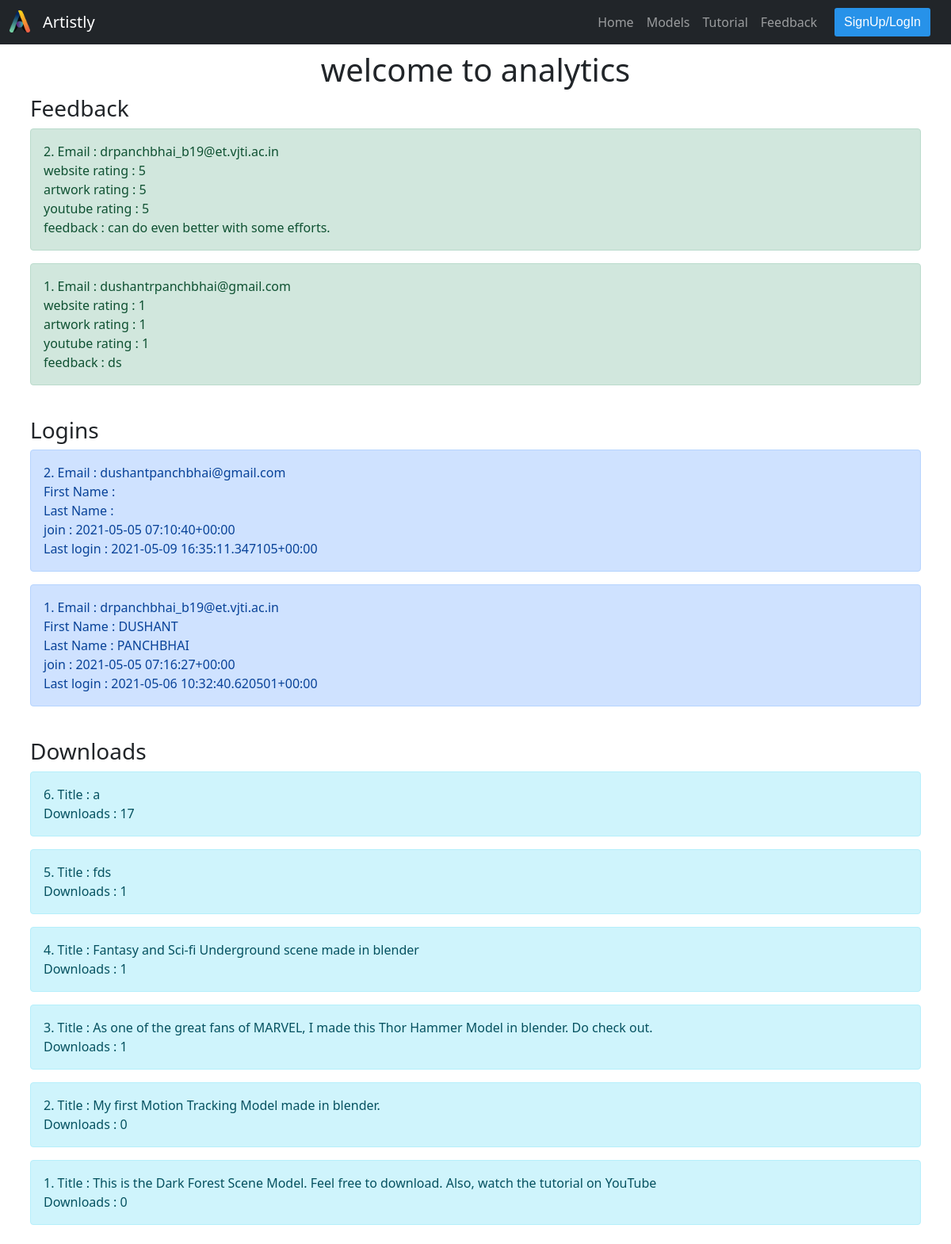
Before: /analytics with the older database file.
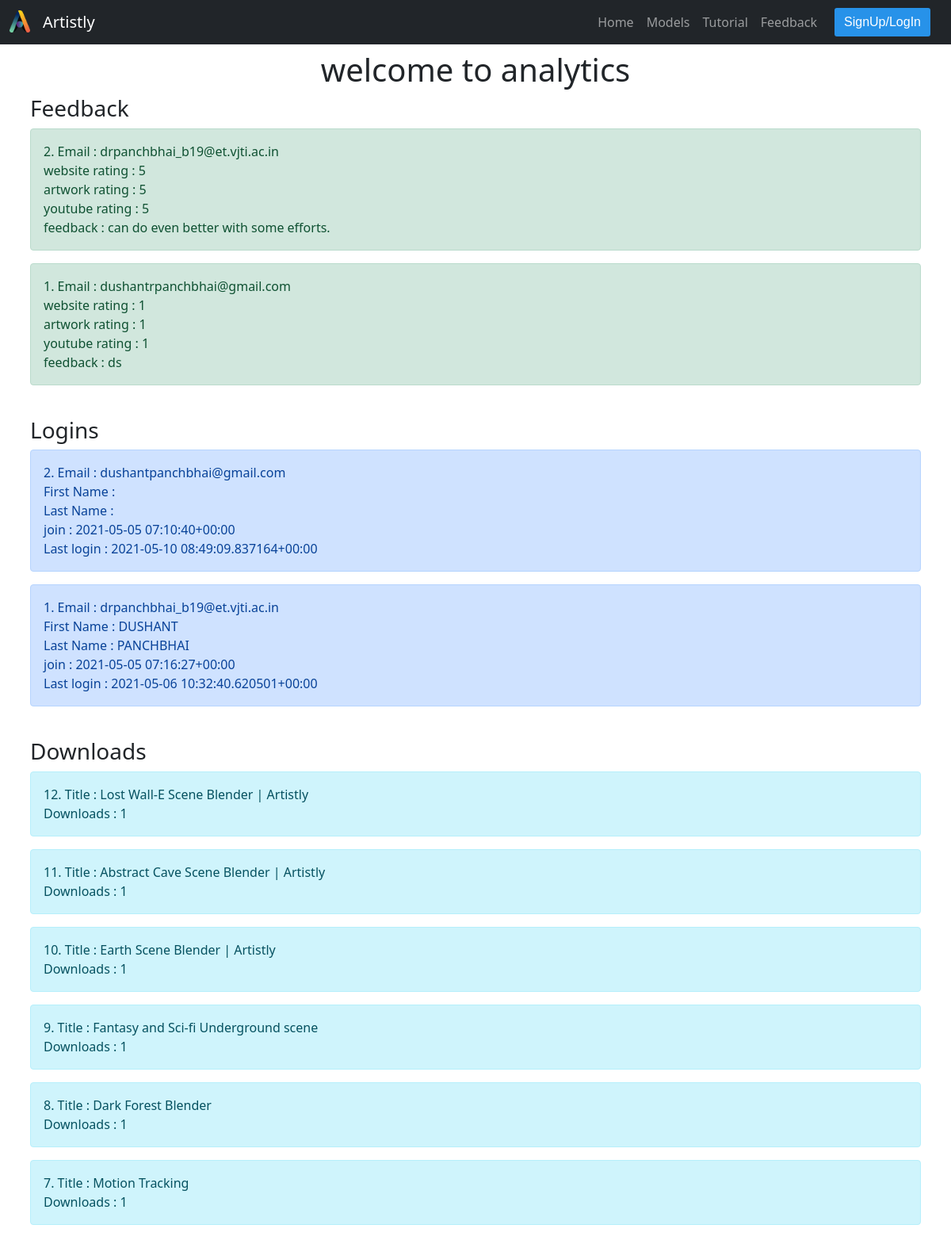
After: the same page with the newer database file.
### Pages/models.py (models this page shows, shortened)
class Feedback(models.Model):
    RATING_CHOICES = (
        (1, 'very bad'),
        (2, 'bad'),
        (3, 'fine'),
        (4, 'good'),
        (5, 'excellent'),
    )
    email = models.EmailField(max_length=20)
    website_rating = models.IntegerField(choices=RATING_CHOICES)
    artwork_rating = models.IntegerField(choices=RATING_CHOICES)
    youtube_rating = models.IntegerField(choices=RATING_CHOICES)
    feedback = models.CharField(max_length=200)

class Information(models.Model):
    username = models.CharField(max_length=20)
    Firstname = models.CharField(max_length=20)
    Lastname = models.CharField(max_length=20)
    email = models.EmailField()
    number = models.IntegerField(max_length=None)
    join = models.CharField(max_length=50)
    last_active = models.CharField(max_length =50)

class Models(models.Model):
    img = models.ImageField(upload_to='images',blank=True,null=True)
    title=models.CharField(max_length = 100)
    link=models.CharField(max_length=200,blank=True,null=True)
    downloads = models.IntegerField(default=0)

### Pages/views.py (the view)
# urls.py: path('analytics',views.analytics,name='analytics'),
def analytics(request):
    Info = Information.objects.order_by('-id')
    feedback = Feedback.objects.order_by('-id')
    models = Models.objects.order_by('-id')
    return render(request,'analytics.html',{'info':Info,'feedback':feedback,'models':models})

### Pages/templates/analytics.html (shortened to what this page needs)
{% extends 'base.html'%}
{% load static %}
{%block content %}
<link href="https://cdn.jsdelivr.net/npm/bootstrap@5.0.0-beta1/dist/css/bootstrap.min.css" rel="stylesheet">
<div class='container p-lg-2'>
<h1 class="text-center">welcome to analytics</h1>
<h3>Feedback</h3>
{%for i in feedback.all%}
<div class="alert alert-success">
    {{i.id}}. Email :  {{i.email}}
    <br>
    website rating : {{i.website_rating}}
    <br>
    artwork rating : {{i.artwork_rating}}
    <br>
    youtube rating : {{i.youtube_rating}}
    <br>
    feedback : {{i.feedback}}
    <br>
</div>
{%endfor%}
<br>
<h3>Logins</h3>
{%for i in info.all%}
<div class="alert alert-primary">
    {{i.number}}. Email :  {{i.email}}
    <br>
    First Name : {{i.Firstname}}
    <br>
    Last Name : {{i.Lastname}}
    <br>
    join : {{i.join}}
    <br>
    Last login : {{i.last_active}}
    <br>
</div>
{%endfor%}
<br>
<h3>Downloads</h3>
{%for i in models.all%}
<div class="alert alert-info">
    {{i.id}}. Title :  {{i.title}}
    <br>
    Downloads : {{i.downloads}}
    <br>
</div>
{%endfor%}
</div>
{%endblock%}

### Pages/templates/base.html (shortened to what this page needs)
{%load static%}
{% load account %}
{%load socialaccount%}
<!DOCTYPE html>
<html>
    <head>
        <link rel="stylesheet" href="https://unpkg.com/aos@next/dist/aos.css" />
        <link href="https://cdn.jsdelivr.net/npm/bootstrap@5.0.0-beta1/dist/css/bootstrap.min.css" rel="stylesheet">
    </head>
    <body>
    <nav class="navbar sticky-top navbar-expand-lg navbar-dark bg-dark">
            <div class="container-fluid">
            <a class="navbar-brand" href="{%url 'home' %}">
                <img src="{%static 'images/logo.png'%} "alt="logo" width="26" height="28" class="d-inline-block align-top">
            </a>
            <a class="navbar-brand" href="{%url 'home' %}">Artistly</a>
            <div class="collapse navbar-collapse" id="navbarSupportedContent" >
                <ul class="navbar-nav" >
                  <li class="nav-item">
                    <a class="nav-link {% block nav_item_home %}{% endblock nav_item_home %}" aria-current="page" href="{%url 'home' %}">Home</a>
                  </li>
                  <li class="nav-item">
                    <a class="nav-link {% block nav_item_models %}{% endblock nav_item_models %}" href="{% url 'models' %}">Models</a>
                  </li>
                  <li class="nav-item">
                    <a class="nav-link {% block nav_item_tutorial %}{% endblock nav_item_tutorial %}" href="{% url 'tutorial'%}">Tutorial</a>
                  </li>
                  <li class="nav-item">
                    <a class="nav-link {%block nav_item_feedback%}{%endblock nav_item_feedback%}" href="{%url 'feedback'%}">Feedback</a>
                  </li>
                  {%if user.is_authenticated%}
                  <li class="nav-item">
                    <a class="nav-link" id='logout-display' href="javascript:{document.getElementById('logout').submit()}"><button class="btn btn-outline-success me-2" type="button" id='right-but'>LogOut</button></a>
                    <form id='logout' method="post" action="{% url 'logout' %}">
                        {%csrf_token %}
                        <input type="hidden"/>
                      </form>
                  </li>
                  {% else %}
                  <li class="nav-item">
                    <a class='nav-link' id='but' href= "{% url 'signup' %}" >
                      <form class="container-fluid justify-content-start">
                          <button class="btn btn-outline-success me-2" id='buttonright' type="button">SignUp/LogIn</button>
                        </form>
                    </a>
                  </li>
                  {% endif %}
                </ul>
              </div>
            </div>
        </nav>
        {%block content%}
        {% endblock %}
  </body>
</html>

### Pages/templates/base.html (style rules this page uses)
.navbar-nav { margin-left: auto; }
#buttonright { background-color: #2792e9; font-family: sans-serif; border-radius: 3px; border: none; color: white; }
.nav-item { text-align: right; }
#buttonright { background-color: #2792e9; font-family: sans-serif; border-radius: 3px; border: none; color: white; margin: 0px; margin-right:0px !important; }
.justify-content-start { padding: 0px; }
#but { padding: 2px !important; }

Changed rows visible on the page:
removed Models: id "6", title "a", downloads "17"
removed Models: id "5", title "fds", downloads "1"
removed Models: id "4", title "Fantasy and Sci-fi Underground scene made in blender", downloads "1"
removed Models: id "3", title "As one of the great fans of MARVEL, I made this Thor Hammer Model in blender. Do check out.", downloads "1"
removed Models: id "2", title "My first Motion Tracking Model made in blender.", downloads "0"
removed Models: id "1", title "This is the Dark Forest Scene Model. Feel free to download. Also, watch the tutorial on YouTube", downloads "0"
changed Information "dushantpanchbhai@gmail.com": last_active "2021-05-09 16:35:11.347105+00:00" → "2021-05-10 08:49:09.837164+00:00"
added Models: id "12", title "Lost Wall-E Scene Blender | Artistly", downloads "1"
added Models: id "11", title "Abstract Cave Scene Blender | Artistly", downloads "1"
added Models: id "10", title "Earth Scene Blender | Artistly", downloads "1"
added Models: id "9", title "Fantasy and Sci-fi Underground scene", downloads "1"
added Models: id "8", title "Dark Forest Blender", downloads "1"
added Models: id "7", title "Motion Tracking", downloads "1"
